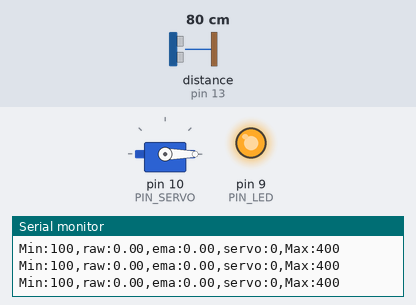
This sketch was run on a simulated Arduino Uno, built with avr-gcc and run on an emulated ATmega328P. Shown: servo, output pins drawn as LEDs (lit = HIGH), the last lines printed to the serial monitor. Wiring (inferred from the names in the program): ultrasonic range finder: trigger pin 12; echo pin 13. Inputs (shaded band) come from the test bench; at power-on: distance to the obstacle (sensor on pin 13) 80 cm. The echo pulse lasts 58.3 µs per cm; pins used as bus, display or sensor lines are not drawn.

Above: at 1.2 s.
1.3 s: distance to the obstacle (sensor on pin 13) set to 35 cm
At 3.59 s:
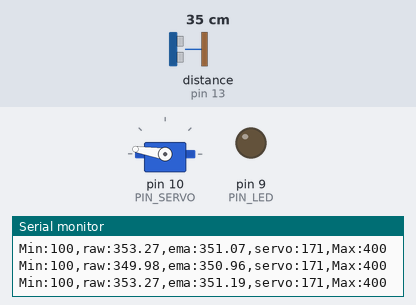
4.3 s: distance to the obstacle (sensor on pin 13) set to 2 cm
At 5.5 s:
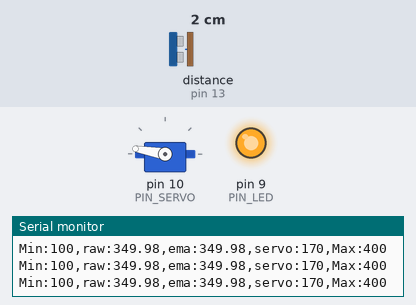
5.8 s: distance to the obstacle (sensor on pin 13) set to 18 cm
At 7.8 s:
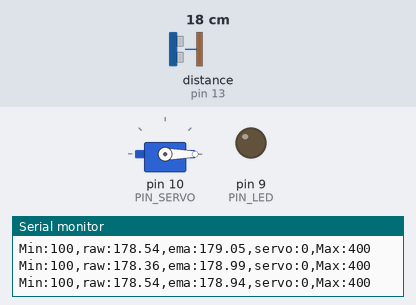
8.8 s: distance to the obstacle (sensor on pin 13) set to 4 cm
At 9.2 s:
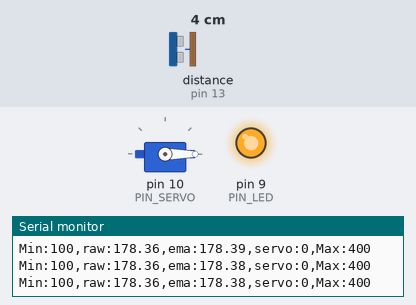
Timing chart, 0 to 11.3 s (numbered marks = the images above; inputs shaded):
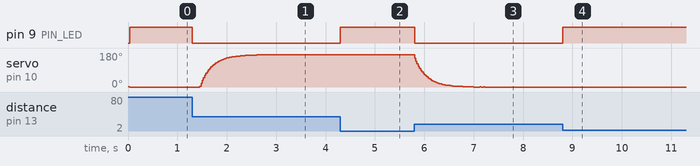

Measured:
- after the input at 1.3 s, pin 9 (PIN_LED): HIGH → LOW at once
- after the input at 4.3 s, pin 9 (PIN_LED): LOW → HIGH at once; servo on pin 10 (PIN_SERVO): stops changing and stays 170°
- after the input at 5.8 s, pin 9 (PIN_LED): HIGH → LOW at once
- after the input at 8.8 s, pin 9 (PIN_LED): LOW → HIGH at once

The sketch:

11_example_1.ino
```cpp
#include <Servo.h>

// Arduino pin assignment
#define PIN_LED 9
#define PIN_SERVO 10
#define PIN_TRIG 12
#define PIN_ECHO 13

// configurable parameters
#define SND_VEL 346.0 // sound velocity at 24 celsius degree (unit: m/s)
#define INTERVAL 25 // sampling interval (unit: ms)
#define _DIST_MIN 150 // minimum distance to be measured (unit: mm)
#define _DIST_MAX 380 // maximum distance to be measured (unit: mm)
#define _DIST_ALPHA 0.1

#define _DUTY_MIN 553 // servo full clockwise position (0 degree)
#define _DUTY_NEU 1476 // servo neutral position (90 degree)
#define _DUTY_MAX 2399 // servo full counterclockwise position (180 degree)

// global variables
float timeout; // unit: us
float dist_min, dist_max, dist_raw, dist_ema; // unit: mm
float scale; // used for pulse duration to distance conversion
unsigned long last_sampling_time; // unit: ms
int duty_val;
Servo myservo;

void setup() {
// initialize GPIO pins
  pinMode(PIN_LED,OUTPUT);
  pinMode(PIN_TRIG,OUTPUT);
  digitalWrite(PIN_TRIG, LOW);
  pinMode(PIN_ECHO,INPUT);

  myservo.attach(PIN_SERVO);
  myservo.writeMicroseconds(_DUTY_MIN);

// initialize USS related variables
  dist_min = _DIST_MIN;
  dist_max = _DIST_MAX;
  duty_val = 0;
  timeout = (INTERVAL / 2) * 1000.0; // precalculate pulseIn() timeout value. (unit: us)
  dist_raw = dist_ema = 0.0; // raw distance output from USS (unit: mm)
  scale = 0.001 * 0.5 * SND_VEL;

// initialize serial port
  Serial.begin(57600);

// initialize last sampling time
  last_sampling_time = 0;
}

void loop() {
// wait until next sampling time.
// millis() returns the number of milliseconds since the program started. Will overflow after 50 days.
  if(millis() < last_sampling_time + INTERVAL) return;

// get a distance reading from the USS
  dist_raw = USS_measure(PIN_TRIG,PIN_ECHO);
  dist_ema = (_DIST_ALPHA * dist_raw) + (1 - _DIST_ALPHA) * dist_ema;
  duty_val = 10.25*(dist_ema - 180) + 553;

// adjust servo position according to the USS read value
  myservo.writeMicroseconds(duty_val);

// output the read value to the serial port
  Serial.print("Min:100,raw:");
  Serial.print(dist_raw);
  Serial.print(",ema:");
  Serial.print(dist_ema);
  Serial.print(",servo:");
  Serial.print(myservo.read());
  Serial.println(",Max:400");

// update last sampling time
  last_sampling_time += INTERVAL;
}

// get a distance reading from USS. return value is in millimeter.
float USS_measure(int TRIG, int ECHO)
{
  float reading;
  digitalWrite(TRIG, HIGH);
  delayMicroseconds(10);
  digitalWrite(TRIG, LOW);

  reading = pulseIn(ECHO, HIGH, timeout) * scale; // unit: mm
  if(reading < dist_min || reading > dist_max){
    reading = 0.0; // return 0 when out of range.
    digitalWrite(PIN_LED, 1);
  }
  else{
    digitalWrite(PIN_LED, 0);
  }

  return reading == 0.0 ? dist_raw : reading;
}
```
